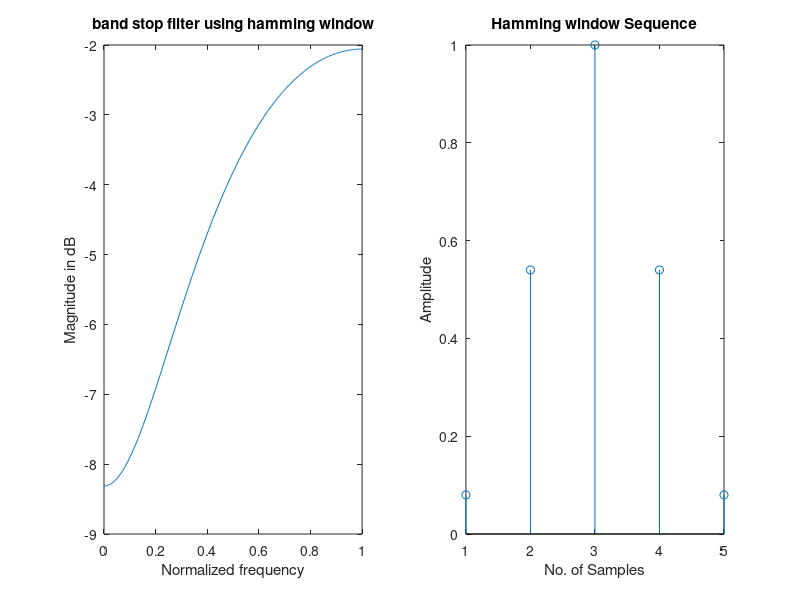

The MATLAB script that drew this image:
clc;
clear all;
close all;
wc1=0.5*pi;
wc2=0.9*pi;
eps=0.001;
N = input('Enter the value of N=');
alpha = (N-1)/2;

n = 0:1:N-1;
hd = (sin(wc2*(n-alpha+eps))-sin(wc1*(n-alpha+eps)))./(pi*(n-alpha+eps));
wr = hamming(N);
hn = hd.*wr';
w = 0:0.01:pi;
h = freqz(hn,1,w);
subplot(1,2,1);
plot(w/pi,10*log10(abs(h)));
title('band stop filter using hamming window');
xlabel('Normalized frequency');
ylabel('Magnitude in dB');
subplot(1,2,2);
stem(wr);
title('Hamming window Sequence');
xlabel('No. of Samples');
ylabel('Amplitude');
